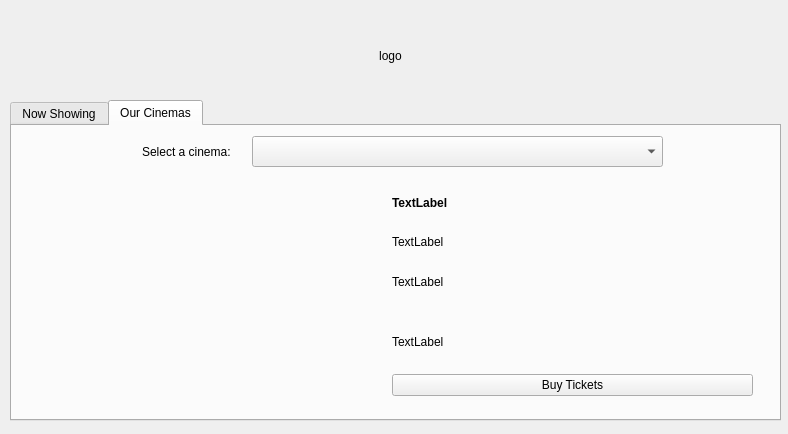
<?xml version="1.0" encoding="UTF-8"?>
<ui version="4.0">
 <class>boxbox</class>
 <widget class="QWidget" name="boxbox">
  <property name="geometry">
   <rect>
    <x>0</x>
    <y>0</y>
    <width>788</width>
    <height>434</height>
   </rect>
  </property>
  <property name="minimumSize">
   <size>
    <width>788</width>
    <height>434</height>
   </size>
  </property>
  <property name="maximumSize">
   <size>
    <width>788</width>
    <height>434</height>
   </size>
  </property>
  <property name="cursor">
   <cursorShape>ArrowCursor</cursorShape>
  </property>
  <property name="windowTitle">
   <string>Palace Cinema</string>
  </property>
  <property name="autoFillBackground">
   <bool>false</bool>
  </property>
  <widget class="QWidget" name="verticalLayoutWidget_3">
   <property name="geometry">
    <rect>
     <x>10</x>
     <y>10</y>
     <width>761</width>
     <height>91</height>
    </rect>
   </property>
   <layout class="QVBoxLayout" name="verticalLayout_4" stretch="5">
    <item>
     <widget class="QLabel" name="logo">
      <property name="text">
       <string>logo</string>
      </property>
      <property name="alignment">
       <set>Qt::AlignCenter</set>
      </property>
     </widget>
    </item>
   </layout>
  </widget>
  <widget class="QTabWidget" name="tabWidget">
   <property name="geometry">
    <rect>
     <x>10</x>
     <y>100</y>
     <width>771</width>
     <height>321</height>
    </rect>
   </property>
   <property name="tabPosition">
    <enum>QTabWidget::North</enum>
   </property>
   <property name="tabShape">
    <enum>QTabWidget::Rounded</enum>
   </property>
   <property name="currentIndex">
    <number>1</number>
   </property>
   <property name="usesScrollButtons">
    <bool>false</bool>
   </property>
   <widget class="QWidget" name="nowShow">
    <attribute name="title">
     <string>Now Showing</string>
    </attribute>
    <widget class="QWidget" name="verticalLayoutWidget">
     <property name="geometry">
      <rect>
       <x>0</x>
       <y>0</y>
       <width>771</width>
       <height>291</height>
      </rect>
     </property>
     <layout class="QVBoxLayout" name="verticalLayout" stretch="0">
      <item>
       <layout class="QHBoxLayout" name="horizontalLayout_4">
        <item>
         <widget class="QScrollArea" name="scrollArea">
          <property name="minimumSize">
           <size>
            <width>767</width>
            <height>282</height>
           </size>
          </property>
          <property name="widgetResizable">
           <bool>true</bool>
          </property>
          <widget class="QWidget" name="scrollAreaWidgetContents">
           <property name="geometry">
            <rect>
             <x>0</x>
             <y>0</y>
             <width>2000</width>
             <height>28</height>
            </rect>
           </property>
           <property name="minimumSize">
            <size>
             <width>2000</width>
             <height>0</height>
            </size>
           </property>
          </widget>
         </widget>
        </item>
       </layout>
      </item>
     </layout>
    </widget>
   </widget>
   <widget class="QWidget" name="cinemaShow">
    <attribute name="title">
     <string>Our Cinemas</string>
    </attribute>
    <widget class="QWidget" name="verticalLayoutWidget_2">
     <property name="geometry">
      <rect>
       <x>380</x>
       <y>50</y>
       <width>361</width>
       <height>220</height>
      </rect>
     </property>
     <layout class="QVBoxLayout" name="verticalLayout_6" stretch="1,0,1,1,1">
      <item>
       <widget class="QLabel" name="cinemaNam">
        <property name="font">
         <font>
          <weight>75</weight>
          <bold>true</bold>
         </font>
        </property>
        <property name="text">
         <string>TextLabel</string>
        </property>
        <property name="wordWrap">
         <bool>true</bool>
        </property>
       </widget>
      </item>
      <item>
       <widget class="QLabel" name="cinemaDes">
        <property name="text">
         <string>TextLabel</string>
        </property>
        <property name="wordWrap">
         <bool>true</bool>
        </property>
       </widget>
      </item>
      <item>
       <widget class="QLabel" name="cinemaAdd">
        <property name="text">
         <string>TextLabel</string>
        </property>
        <property name="wordWrap">
         <bool>true</bool>
        </property>
       </widget>
      </item>
      <item>
       <widget class="QLabel" name="cinemaPho">
        <property name="text">
         <string>TextLabel</string>
        </property>
        <property name="wordWrap">
         <bool>true</bool>
        </property>
       </widget>
      </item>
      <item>
       <widget class="QPushButton" name="buyButton">
        <property name="text">
         <string>Buy Tickets</string>
        </property>
       </widget>
      </item>
     </layout>
    </widget>
    <widget class="QLabel" name="label">
     <property name="geometry">
      <rect>
       <x>130</x>
       <y>10</y>
       <width>111</width>
       <height>31</height>
      </rect>
     </property>
     <property name="text">
      <string>Select a cinema:</string>
     </property>
    </widget>
    <widget class="QComboBox" name="dropdown">
     <property name="geometry">
      <rect>
       <x>240</x>
       <y>10</y>
       <width>411</width>
       <height>31</height>
      </rect>
     </property>
    </widget>
   </widget>
  </widget>
 </widget>
 <resources/>
 <connections/>
</ui>
